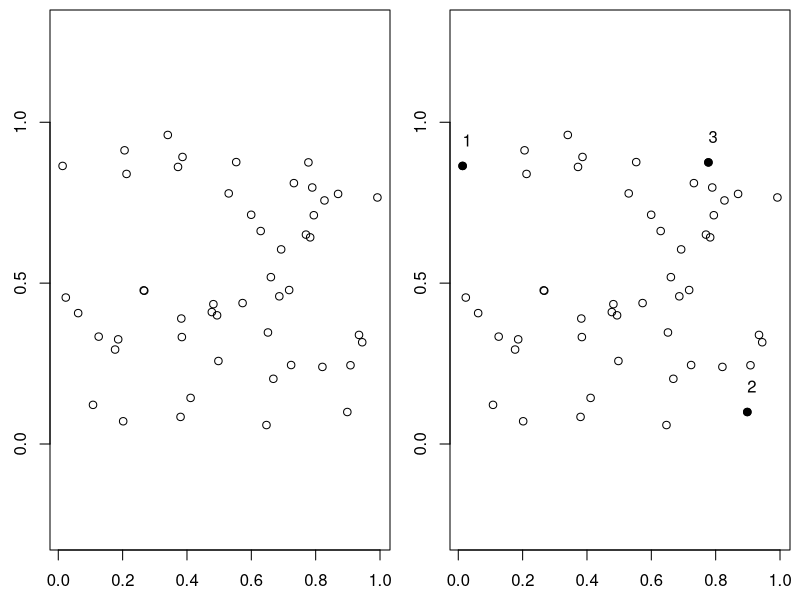
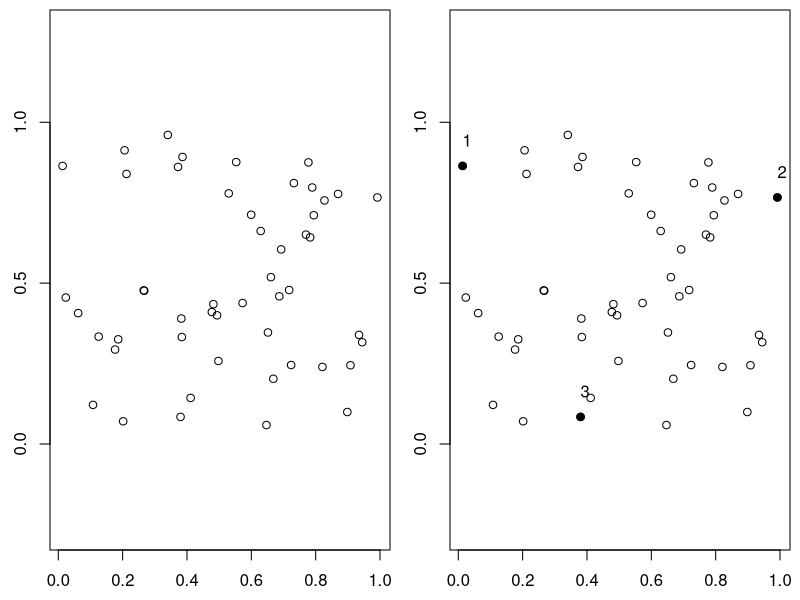

R code for these plots, in order:
## ---- chunk 1
set.seed(1)
# find n points
n <- 3
mat  <- matrix(runif(100), ncol = 2)

dmat <- as.matrix(stats::dist(mat))
ind <- integer(n)
ind[1:2] <- as.vector(arrayInd(which.max(dmat), .dim = dim(dmat)))

for (i in 3:n) {
  mm <- dmat[ind, -ind, drop = FALSE]
  k <- which.max(mm[(1:ncol(mm) - 1) * nrow(mm) + max.col(t(-mm))])
  ind[i] <- as.numeric(dimnames(mm)[[2]][k])
}

par(mfrow = c(1, 2), mai= c(0.5, 0.5, 0.1, 0.1))
plot(mat, asp = 1, xlab = "", ylab = "")
plot(mat, asp = 1, xlab = "", ylab = "")

points(mat[ind, ], pch = 19)

text(mat[ind, ], adj = c(0, -1.5))
## ---- chunk 2
r <- sample.int(nrow(dmat), n)

repeat {
  r_old <- r
  for (i in 1:n) {
    mm <- dmat[r[-i], -r[-i], drop = FALSE]
    k <- which.max(mm[(1:ncol(mm) - 1) * nrow(mm) + max.col(t(-mm))])
    r[i] <- as.numeric(dimnames(mm)[[2]][k])
  }
  if (identical(r_old, r)) break
}

par(mfrow = c(1, 2), mai= c(0.5, 0.5, 0.1, 0.1))
plot(mat, asp = 1, xlab = "", ylab = "")
plot(mat, asp = 1, xlab = "", ylab = "")
points(mat[r, ], pch = 19)
text(mat[r, ], adj = c(0, -1.5))
## ---- chunk 3
f_greedy <- function(data, n) {
  dmat <- as.matrix(stats::dist(data))
  ind <- integer(n)
  ind[1:2] <- as.vector(arrayInd(which.max(dmat), .dim = dim(dmat)))
  for (i in 3:n) {
    mm <- dmat[ind, -ind, drop = FALSE]
    k <- which.max(mm[(1:ncol(mm) - 1) * nrow(mm) + max.col(t(-mm))])
    ind[i] <- as.numeric(dimnames(mm)[[2]][k])
  }
  ind
}

f_new <- function(dat, n) {
  dmat <- as.matrix(stats::dist(data))
  r <- sample.int(nrow(dmat), n)
  repeat {
    r_old <- r
    for (i in 1:n) {
      mm <- dmat[r[-i], -r[-i], drop = FALSE]
      k <- which.max(mm[(1:ncol(mm) - 1) * nrow(mm) + max.col(t(-mm))])
      r[i] <- as.numeric(dimnames(mm)[[2]][k])
    }
    if (identical(r_old, r)) return(r)
  }
}
## ---- chunk 4
n <- 5
data <- matrix(runif(900), ncol = 3)
microbenchmark::microbenchmark(f_greedy(data, n), f_new(data, n), times = 1000L)

